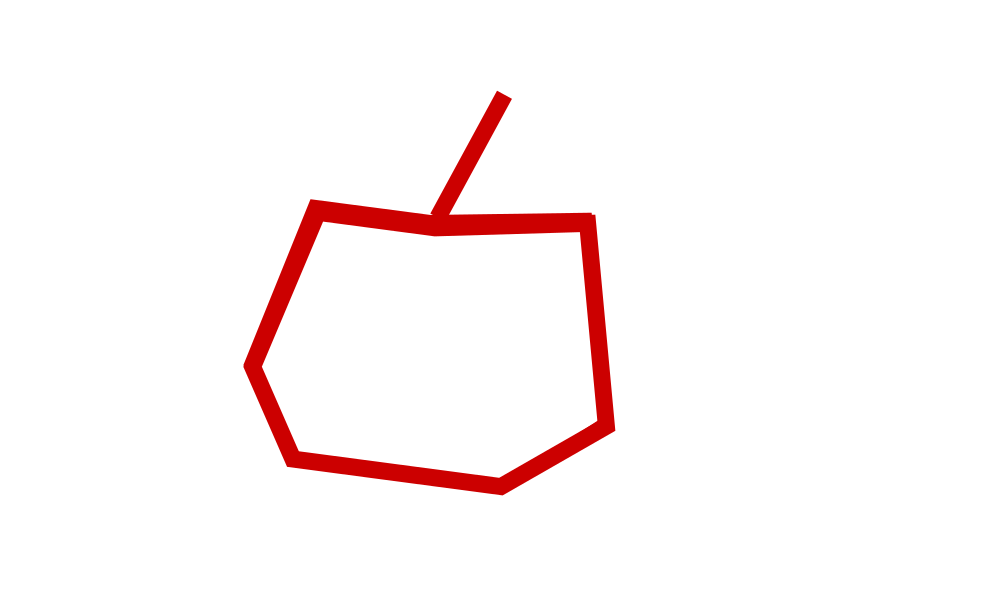
#> input picture Google It-Cert-Automation/f-Automating-Real-World-Tasks-with-Python/W4/test_location/supplier-data/images/001.png, 1000 x 600 px; its folder holds 2 pictures in this run
$ python changeImage.py
#> lines starting #> are read from the running program, lines starting #| are printed output that depends on the picture
#!/usr/bin/env python3
# script

import os
import sys
from PIL import Image

def get_image_loc(type):

    user_loc = os.path.expanduser("~")
    test_path = "{}".format(os.path.split(__file__)[0])
    relative_location =  "~"
    switch = test_path
    print(user_loc)
    print(test_path)
    print(relative_location)
    path = "{}{}{}/".format(switch,"/supplier-data/",type)
    print(path)
    return path

def main():
    loc = get_image_loc('images')
    print(loc)
    for image in os.listdir(loc):
        if '.' not in image[0]:
            file_open = "{}{}".format(loc, image)
            img = Image.open(file_open).convert("RGB").resize((600,400))
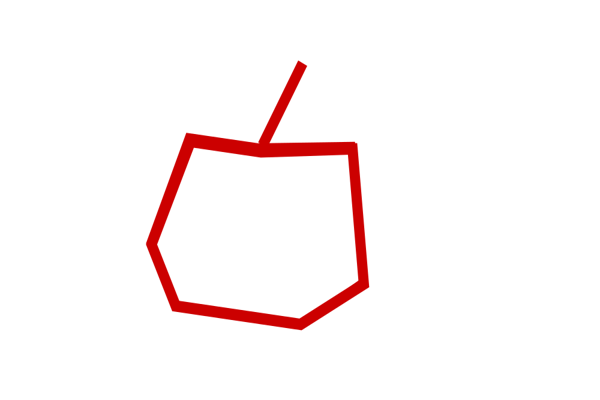
#> img: PIL image 600x400 RGB; mean R, G, B 253.1, 245.7, 245.7
            jpegfilename = "{}{}".format(loc, os.path.splitext(image)[0])
            print(jpegfilename)
            img.save(jpegfilename, 'jpeg')
            img.close()
#> pass 2 of the loop in main, `for image in os.listdir(loc):`:
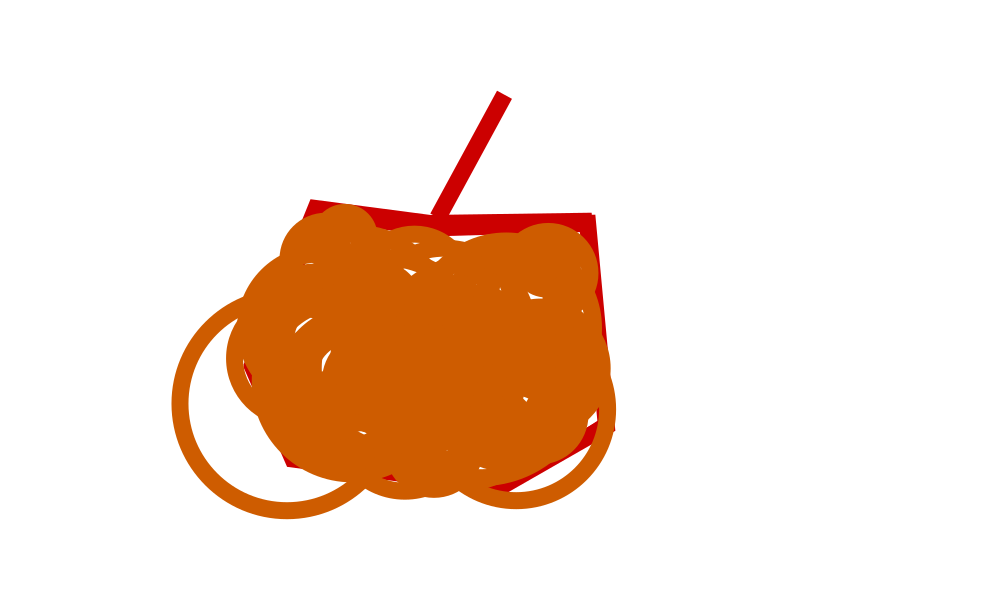
#> input picture Google It-Cert-Automation/f-Automating-Real-World-Tasks-with-Python/W4/test_location/supplier-data/images/002.png, 1000 x 600 px
#> in main, `img = Image.open(file_open).convert("RGB").resize((600,400))`:
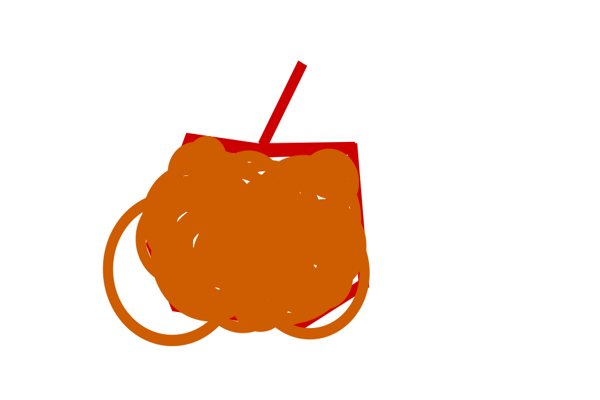
#> img: PIL image 600x400 RGB; mean R, G, B 246.4, 225.3, 210.4

if __name__ == "__main__":
    main()
